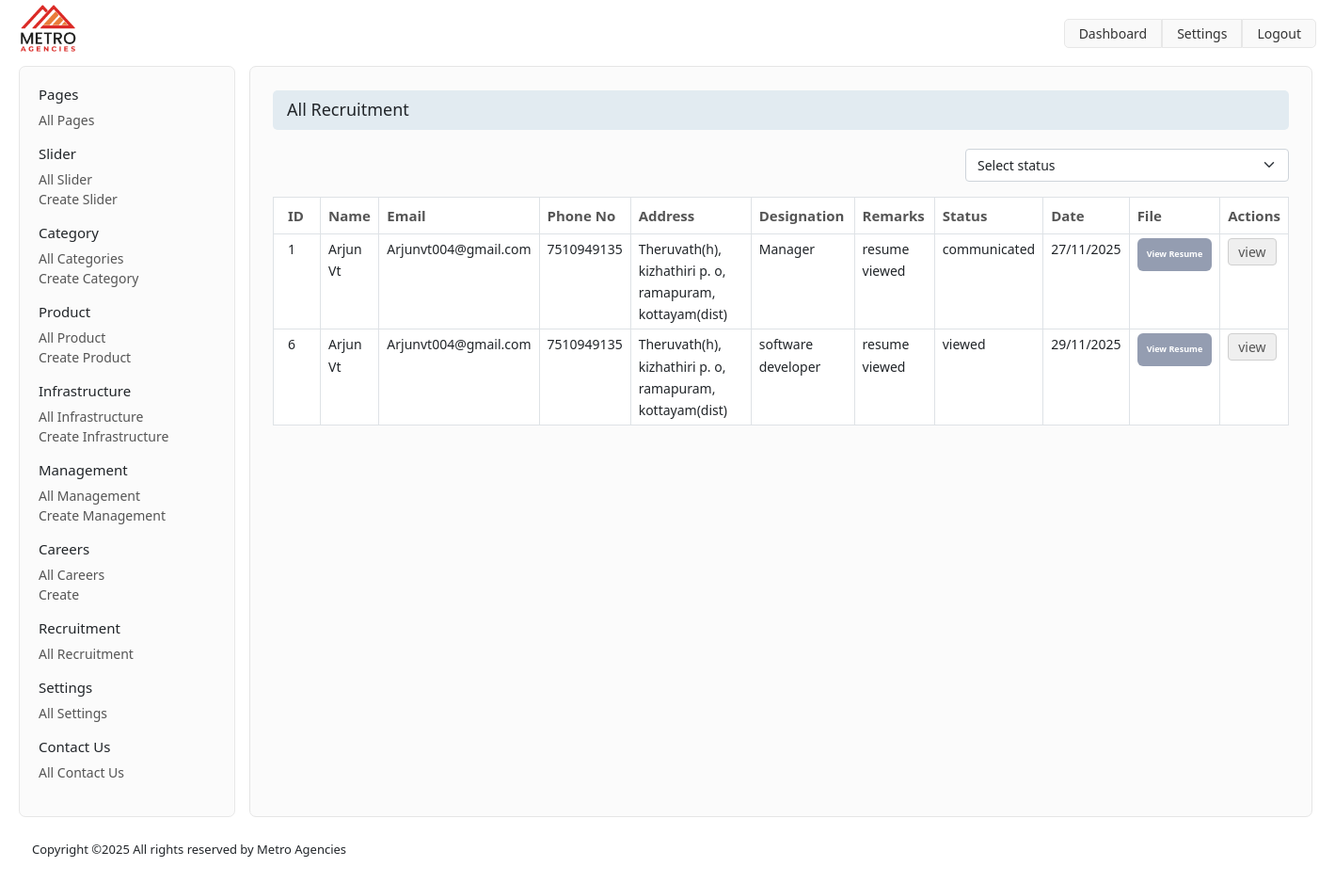
The page /index.php/admin/recruitment on the database its author committed.
### tables this page shows
CREATE TABLE IF NOT EXISTS `tbl_recruitment` (
  `id` int NOT NULL AUTO_INCREMENT,
  `name` varchar(255) NOT NULL,
  `email` varchar(255) NOT NULL,
  `address` varchar(255) NOT NULL,
  `phone` varchar(255) NOT NULL,
  `file` varchar(255) NOT NULL,
  `designation` varchar(255) NOT NULL,
  `remarks` varchar(255) NOT NULL,
  `status` varchar(255) NOT NULL,
  `date` date NOT NULL,
  PRIMARY KEY (`id`)
);

### application/controllers/admin/Recruitment.php (called while the page is built, shortened)
<?php class Recruitment extends CI_Controller {
    public function __construct()
	{
        $this->load->library('upload');
        $this->load->model('admin/PageBuilder_model');
	}
    public function index()
    {
        $data['recruitment'] = $this->PageBuilder_model->getRecruitment();
        $this->load->view('admin/template/header');
        $this->load->view('admin/recruitment/list', $data);
        $this->load->view('admin/template/footer');
    }
}
?>

### index.php (called while the page is built, shortened)
<?php
require_once BASEPATH.'core/CodeIgniter.php';

### application/models/admin/PageBuilder_model.php (called while the page is built, shortened)
<?php
class PageBuilder_model extends CI_Model {
    public function getRecruitment() {
        return $this->db->get('tbl_recruitment')->result_array();
    }
}

### application/views/admin/recruitment/list.php (the view, shortened to what this page needs)
<!DOCTYPE html>
<html lang="en">
<head>
</head>
<body>
      <div class="admin-content" id="recruitment_list_container" >
      <div class="container-fluid">
          <?php include 'application/views/admin/template/sidebar.php' ?>
          <div class="admin-main-content">
              <div class="container-fluid">
                  <div class="row">
                      <div class="col-12">
                          <div class="page-title">
                              <h2>All Recruitment</h2>
                          </div>
                      </div>
                  </div>
<div class="row">
    <div class="col-8"></div>
 <div class="col-4">
    <select name="recruitment_status_change" id="recruitment_status_change" class="form-select">
        <option value="">Select status</option>
    </select>
 </div>
 </div>
                  <div class="row mt-3" >
                      <div class="col-12">
                          <table class="table table-bordered">
                              <thead>
                                  <tr>
                                      <th>ID</th>
                                      <th>Name</th>
                                      <th>Email</th>
                                      <th>Phone No</th>
                                      <th>Address</th>
                                      <th>Designation</th>
                                      <th>Remarks</th>
                                      <th>Status</th>
                                      <th>Date</th>
                                      <th>File</th>
                                      <th>Actions</th>
                                  </tr>
                              </thead>
                              <tbody>
                                  <?php foreach ($recruitment as $recruit) : ?>
                                  <tr>
                                    <td><?= $recruit['id']; ?></td>
                                      <td><?= $recruit['name']; ?></td>
                                      <td><?= $recruit['email']; ?></td>
                                      <td><?= $recruit['phone']; ?></td>
                                      <td><?= $recruit['address']; ?></td>
                                      <td><?= $recruit['designation']; ?></td>
                                      <td><?= $recruit['remarks']; ?></td>
                                      <td><?= $recruit['status']; ?></td>
                                      <td><?php echo date("d/m/Y", strtotime($recruit['date'])) ;?></td>
                                        <td style="text-wrap-mode:nowrap;"><a target="_blank" href="<?php echo base_url(); ?>/uploads/recruitment/<?= $recruit['file']; ?>" class="product-resume">View Resume</a></td>
                                        <td><button class="btn btn-primary viewMessageBtn"
            data-id="<?= $recruit['id']; ?>">
         view
    </button></td>
                                  </tr>
                                  <?php endforeach; ?>
                              </tbody>
                          </table>
                      </div>
                  </div>
              </div>
          </div>
      </div>
  </div>
</body>
</html>

### application/views/admin/template/header.php (shortened to what this page needs)
<!DOCTYPE html>
<html lang="en">
<head>
    <link rel="stylesheet" href="https://cdn.jsdelivr.net/npm/bootstrap@5.3.0/dist/css/bootstrap.min.css">
    <link rel="stylesheet" href="https://cdnjs.cloudflare.com/ajax/libs/font-awesome/5.15.4/css/all.min.css">
    <link href="https://cdn.jsdelivr.net/npm/summernote/dist/summernote-lite.min.css" rel="stylesheet">
    <link rel="stylesheet" href="<?php echo base_url(); ?>admin/css/bootstrap.css">
    <link rel="stylesheet" href="<?php echo base_url(); ?>admin/css/bootstrap-custom-styles.css">
    <link rel="stylesheet" href="<?php echo base_url(); ?>admin/css/admin.css">
</head>
<body>
    <header class="admin-header">
        <div class="container-fluid">
            <a href="<?php echo base_url(); ?>admin/dashboard">
                <img src="<?php echo base_url(); ?>website/images/metro-logo.png" alt="" class="admin-header__logo">
            </a>
            <div class="admin-header-links">
                <a href="<?php echo base_url(); ?>admin/dashboard" class="admin-header-links__a">Dashboard</a>
                <a href="<?php echo base_url(); ?>admin/settings" class="admin-header-links__a">Settings</a>
                <a href="<?php echo base_url(); ?>admin/login" class="admin-header-links__a">Logout</a>
            </div>
        </div>
    </header>

### application/views/admin/template/sidebar.php
<div class="admin-sidebar">
    <div class="admin-sidebar__item">
        <h3 class="admin-sidebar__item-heading">Pages</h3>
        <ul>
            <li><a href="<?php echo base_url('admin/pages'); ?>">All Pages</a></li>
        </ul>
    </div>
    <div class="admin-sidebar__item">
        <h3 class="admin-sidebar__item-heading">Slider</h3>
        <ul>
            <li><a href="<?php echo base_url('admin/slider'); ?>">All Slider</a></li>
            <li><a href="<?php echo base_url('admin/slider/create'); ?>">Create Slider</a></li>
        </ul>
    </div>
    <div class="admin-sidebar__item">
        <h3 class="admin-sidebar__item-heading">Category</h3>
        <ul>
            <li><a href="<?php echo base_url('admin/categories'); ?>">All Categories</a></li>
            <li><a href="<?php echo base_url('admin/categories/create'); ?>">Create Category</a></li>
        </ul>
    </div>
    <div class="admin-sidebar__item">
        <h3 class="admin-sidebar__item-heading">Product</h3>
        <ul>
            <li><a href="<?php echo base_url('admin/product/'); ?>">All Product</a></li>
            <li><a href="<?php echo base_url('admin/product/create'); ?>">Create Product</a></li>
        </ul>
    </div>
     <div class="admin-sidebar__item">
        <h3 class="admin-sidebar__item-heading">Infrastructure</h3>
        <ul>
            <li><a href="<?php echo base_url('admin/Infrastructure'); ?>">All Infrastructure</a></li>
            <li><a href="<?php echo base_url('admin/Infrastructure/create'); ?>">Create Infrastructure</a></li>
        </ul>
    </div>
    <div class="admin-sidebar__item">
        <h3 class="admin-sidebar__item-heading">Management</h3>
        <ul>
            <li><a href="<?php echo base_url('admin/Management'); ?>">All Management</a></li>
            <li><a href="<?php echo base_url('admin/Management/create'); ?>">Create Management</a></li>
        </ul>
    </div>
    <div class="admin-sidebar__item">
        <h3 class="admin-sidebar__item-heading">Careers</h3>
        <ul>
            <li><a href="<?php echo base_url('admin/careers'); ?>">All Careers</a></li>
            <li><a href="<?php echo base_url('admin/careers/create'); ?>">Create </a></li>
        </ul>
    </div>
     <div class="admin-sidebar__item">
        <h3 class="admin-sidebar__item-heading">Recruitment</h3>
        <ul>
            <li><a href="<?php echo base_url('admin/recruitment'); ?>">All Recruitment</a></li>
        </ul>
    </div>
     <div class="admin-sidebar__item">
        <h3 class="admin-sidebar__item-heading">Settings</h3>
        <ul>
            <li><a href="<?php echo base_url('admin/settings'); ?>">All Settings</a></li>
        </ul>
    </div>
     <div class="admin-sidebar__item">
        <h3 class="admin-sidebar__item-heading">Contact Us</h3>
        <ul>
            <li><a href="<?php echo base_url('admin/dashboard/contactus'); ?>">All Contact Us</a></li>
        </ul>
    </div>
</div>

### application/views/admin/template/footer.php (shortened to what this page needs)
<footer class="admin-footer">
    <div class="container-fluid">
        <div class="admin-footer__copyright">Copyright ©2025 All rights reserved by Metro Agencies</div>
    </div>
</footer>
<link href="https://cdn.jsdelivr.net/npm/select2@4.1.0-rc.0/dist/css/select2.min.css" rel="stylesheet" />
</body>
</html>

### admin/css/admin.css (style rules this page uses)
:root { --sm: 768px; --lg: 992px; }
html { height: 100%; }
body { display: grid; grid-template-rows: auto 1fr auto; height: 100%; }
.admin-main-content { border: 1px solid #e5e5e5; background: #fbfbfb; border-radius: 7px; height: 100%; padding-top: 25px; padding-bottom: 25px; }
.btn { background: #efefef; border: 1px solid #cfcfcf; padding: 3px 10px !important; font-size: 14px; color: #555; }

### rows shown on the page
tbl_recruitment: id "1", name "Arjun Vt", email "Arjunvt004@gmail.com", phone "7510949135", address "Theruvath(h), kizhathiri p. o, ramapuram, kottayam(dist)", designation "Manager", remarks "resume viewed", status "communicated", date "27/11/2025"
tbl_recruitment: id "6", name "Arjun Vt", email "Arjunvt004@gmail.com", phone "7510949135", address "Theruvath(h), kizhathiri p. o, ramapuram, kottayam(dist)", designation "software developer", remarks "resume viewed", status "viewed", date "29/11/2025"
